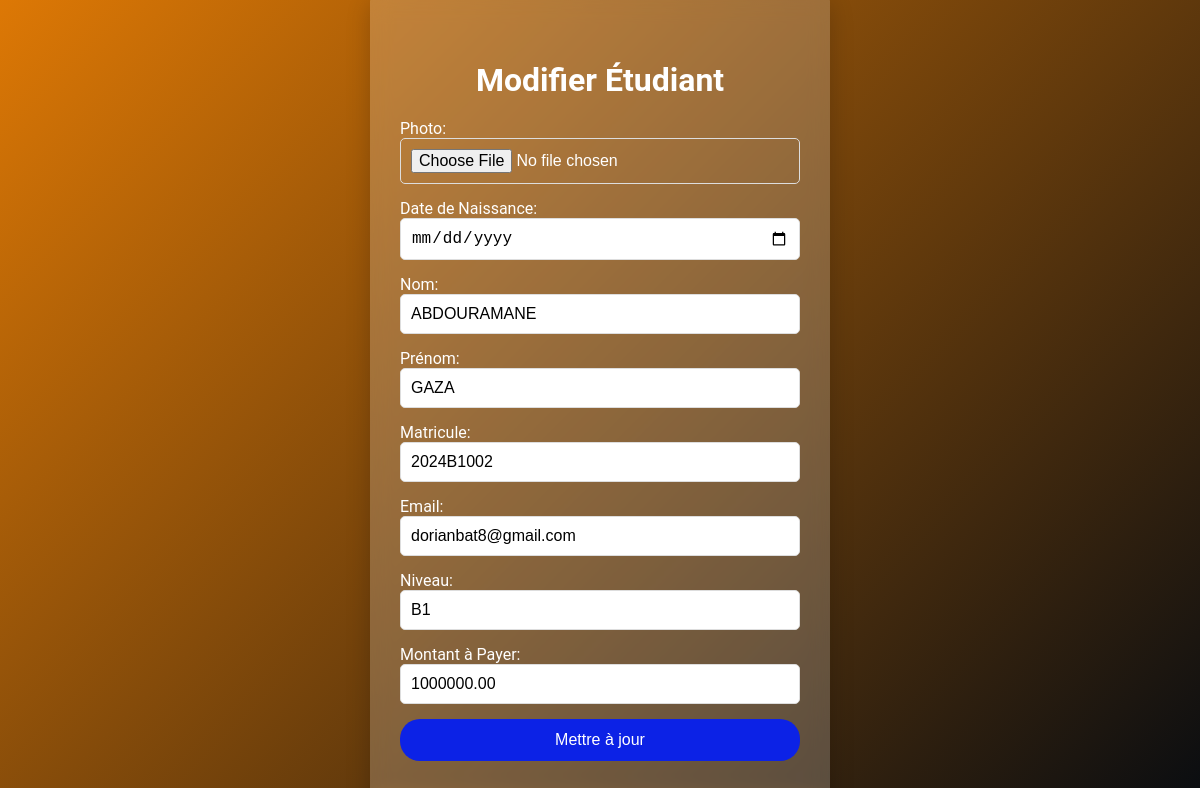
The page /edit.php?id=91 on the database its author committed.
### tables this page shows
CREATE TABLE IF NOT EXISTS `etudiants` (
  `id` int NOT NULL AUTO_INCREMENT,
  `nom` varchar(100) NOT NULL,
  `prenom` varchar(100) NOT NULL,
  `matricule` varchar(50) NOT NULL,
  `photo` varchar(255) NOT NULL,
  `email` varchar(100) NOT NULL,
  `niveau` varchar(10) NOT NULL,
  `montant` decimal(10,2) NOT NULL,
  `nom_parent` varchar(100) NOT NULL,
  `email_parent` varchar(100) NOT NULL,
  `age` int NOT NULL,
  `montant_paye` bigint DEFAULT '0',
  `reste` bigint DEFAULT NULL,
  `statut` varchar(20) DEFAULT NULL,
  `date_naissance` date DEFAULT NULL,
  PRIMARY KEY (`id`)
);

### Class/Etudiant.php (called while the page is built, shortened)
<?php
class Etudiant
{
    private $conn;
    public function __construct($db)
    {
        $this->conn = $db;
    }
    public function getEtudiantById($id) {
        $query = "SELECT * FROM etudiants WHERE id = ?";
        $stmt = $this->conn->prepare($query);
        $stmt->bind_param('i', $id);
        $stmt->execute();
        return $stmt->get_result()->fetch_assoc();
    }
}

### edit.php (the view, shortened to what this page needs)
<?php
require_once 'Class/Etudiant.php';
$database = new Database();
$db = $database->getConnection();
$etudiant = new Etudiant($db);
if (isset($_GET['id'])) {
    $id = intval($_GET['id']);
    $etudiantInfo = $etudiant->getEtudiantById($id);
} else {
    header("Location: gestionEtu.php");
    exit();
}
?>
<!DOCTYPE html>
<html lang="en">
<head>
    <link rel="stylesheet" href="https://cdnjs.cloudflare.com/ajax/libs/font-awesome/6.0.0-beta3/css/all.min.css">
</head>
<body>
    <div class="form-container">
        <h1>Modifier Étudiant</h1>
        <form method="POST" action="" enctype="multipart/form-data">
            <label for="photo">Photo:</label>
            <input type="file" name="photo" id="photo">
            <label for="date_naissance">Date de Naissance:</label>
            <input type="date" name="date_naissance" id="date_naissance" value="<?= htmlspecialchars($etudiantInfo['date_naissance']); ?>" required>
            <label for="nom">Nom:</label>
            <input type="text" name="nom" id="nom" placeholder="Nom" value="<?= htmlspecialchars($etudiantInfo['nom']); ?>" required>
            <label for="prenom">Prénom:</label>
            <input type="text" name="prenom" id="prenom" placeholder="Prénom" value="<?= htmlspecialchars($etudiantInfo['prenom']); ?>" required>
            <label for="matricule">Matricule:</label>
            <input type="text" name="matricule" id="matricule" placeholder="Matricule" value="<?= htmlspecialchars($etudiantInfo['matricule']); ?>" required>
            <label for="email">Email:</label>
            <input type="email" name="email" id="email" placeholder="Email" value="<?= htmlspecialchars($etudiantInfo['email']); ?>" required>
            <label for="niveau">Niveau:</label>
            <input type="text" name="niveau" id="niveau" placeholder="Niveau" value="<?= htmlspecialchars($etudiantInfo['niveau']); ?>" required>
            <label for="montant">Montant à Payer:</label>
            <input type="number" step="0.01" name="montant" id="montant" placeholder="Montant à Payer" value="<?= htmlspecialchars($etudiantInfo['montant']); ?>" required>
            <button type="submit">Mettre à jour</button>
        </form>
    </div>
</body>
</html>

### edit.php (style rules this page uses)
body { font-family: 'Roboto', sans-serif; background: linear-gradient(135deg, rgb(221, 120, 5), rgb(10, 13, 17)); color: #fff; display: flex; justify-content: center; align-items: center; height: 100vh; margin: 0; }
.form-container { background: rgba(255, 255, 255, 0.2); color: #fff; padding: 48px 30px; border-radius: 10px; box-shadow: 0 10px 25px rgba(0, 0, 0, 0.2); width: 100%; max-width: 400px; backdrop-filter: blur(10px); animation: fadeIn 2s ease-in-out; }
.form-container h1 { text-align: center; margin-bottom: 20px; color: #fff; }
.form-container form { display: flex; flex-direction: column; }
.form-container input { margin-bottom: 15px; padding: 10px; border: 1px solid #ddd; border-radius: 5px; font-size: 16px; transition: all 0.3s ease; }
.form-container button { padding: 12px; background-color: rgb(12, 34, 230); color: white; border: none; border-radius: 20px; font-size: 16px; font-weight: 500; cursor: pointer; transition: all 0.3s ease; }

### rows shown on the page
etudiants: nom "ABDOURAMANE", prenom "GAZA", matricule "2024B1002", email "dorianbat8@gmail.com", niveau "B1", montant "1000000.00"
